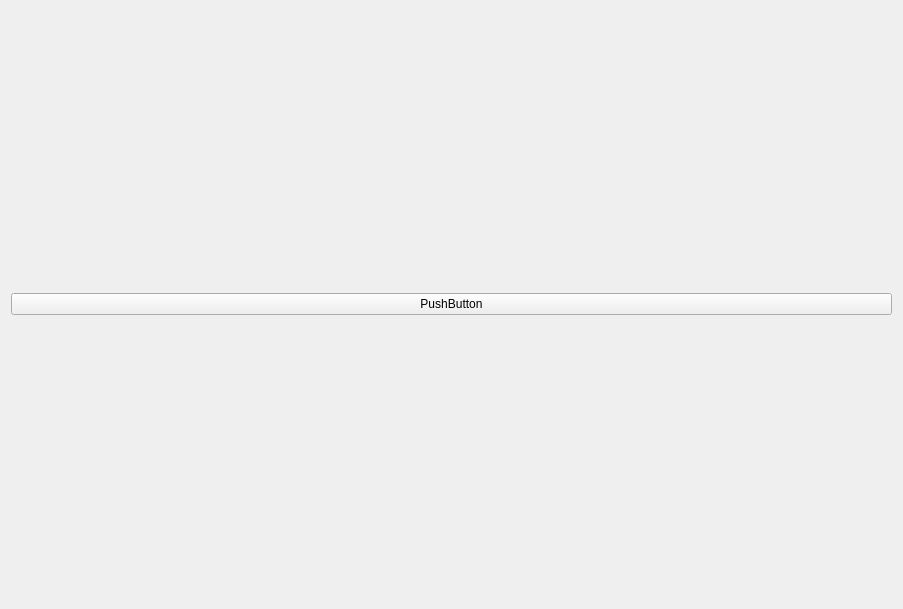
<?xml version="1.0" encoding="UTF-8"?>
<ui version="4.0">
 <class>MainWindowUI</class>
 <widget class="QWidget" name="MainWindowUI">
  <property name="geometry">
   <rect>
    <x>0</x>
    <y>0</y>
    <width>903</width>
    <height>609</height>
   </rect>
  </property>
  <property name="windowTitle">
   <string>MainWindowUI</string>
  </property>
  <layout class="QVBoxLayout" name="verticalLayout">
   <item>
    <widget class="QPushButton" name="test_button">
     <property name="text">
      <string>PushButton</string>
     </property>
    </widget>
   </item>
  </layout>
 </widget>
 <resources/>
 <connections/>
</ui>
